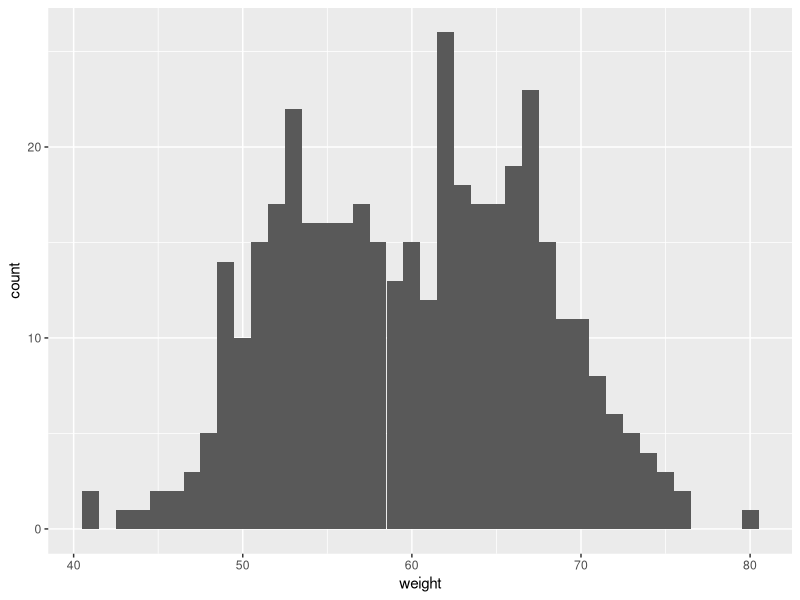
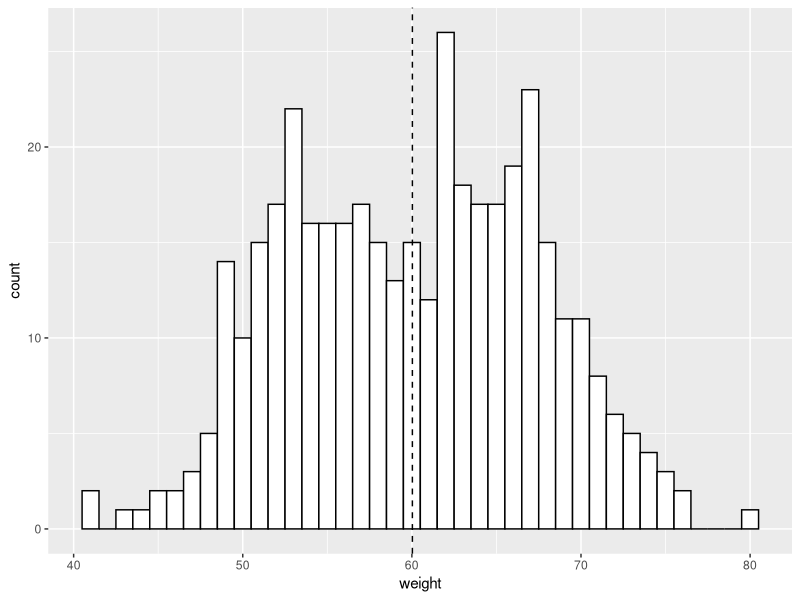
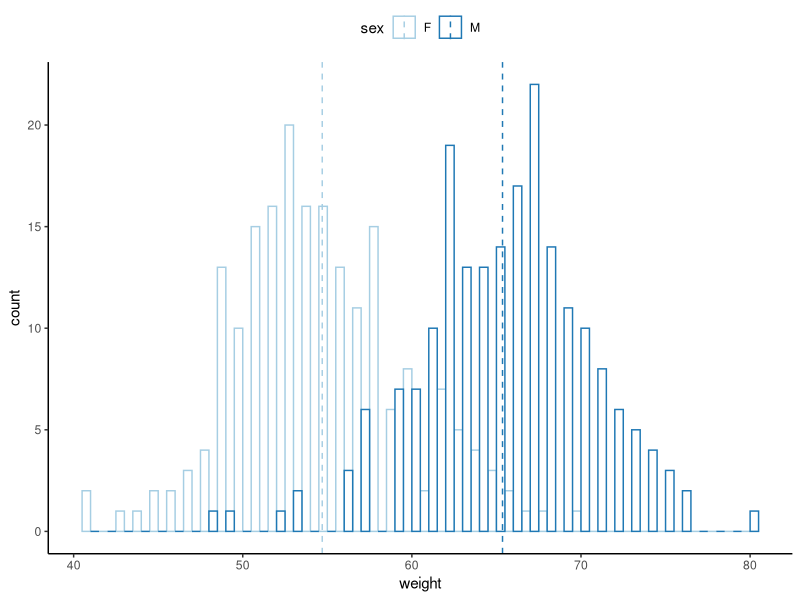

Source code (R) for these figures, in order:
####3.Histogram plots
df2 <-read.table("histogram_plots.txt",header=T,sep="\t")
library(ggplot2)
library(plyr)
#3.1 Basic histogram plot
pdf("3.1.Basic_histogramplot.pdf", height = 3, width = 3)
ggplot(df2, aes(x=weight)) + geom_histogram(binwidth=1)
dev.off()
#3.2 Add mean line on a histogram plot
pdf("3.2.Add_meanline_histogramplot.pdf", height = 3, width = 3)
ggplot(df2, aes(x=weight)) + 
  geom_histogram(binwidth=1, color="black", fill="white") +
  geom_vline(aes(xintercept=mean(weight)),color="black", linetype="dashed", size=0.5)
dev.off()
#3.3 Change histogram plot fill colors
#Use the plyr package plyr to calculate the average weight of each group :
mu <- ddply(df2, "sex", summarise, grp.mean=mean(weight))
head(mu)
#draw the plot
pdf("3.3.Customized_histogramplot.pdf", height = 3, width = 3)
ggplot(df2, aes(x=weight, color=sex)) +
  geom_histogram(binwidth=1, fill="white", position="dodge")+
  geom_vline(data=mu, aes(xintercept=grp.mean, color=sex), linetype="dashed") +
  scale_color_brewer(palette="Paired") + 
  theme_classic()+
  theme(legend.position="top")
dev.off()
